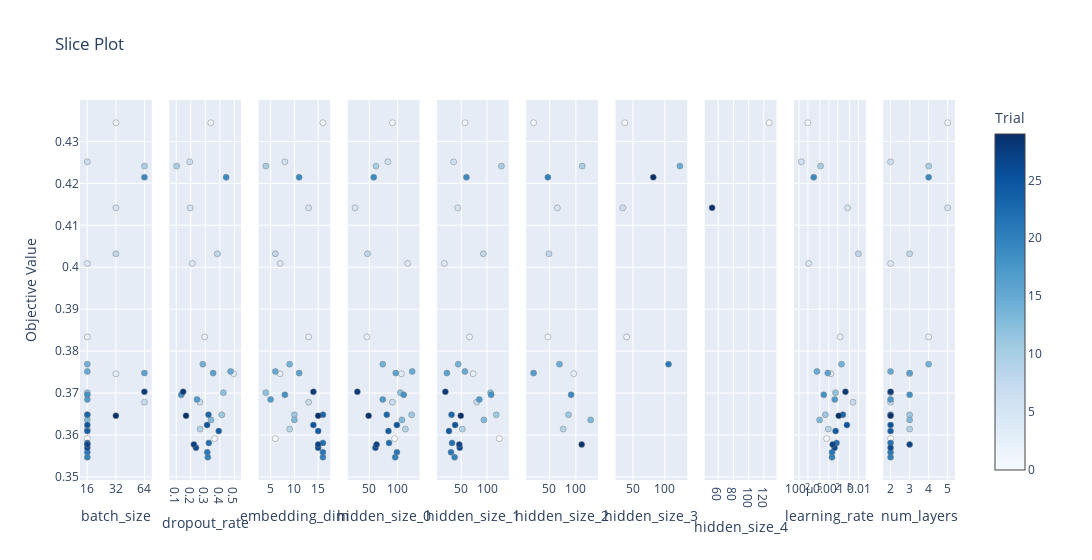

The notebook cell saved with this chart:
### Code cell
# Slice Plot
plot_slice(study).show()

### Figure 1 — Plotly figure (JSON) as saved in the notebook; plotly's stock layout.template omitted (floating-point values rounded to 4 significant figures)
{"data": [{"marker": {"color": [0, 1, 2, 3, 4, 5, 6, 7, 8, 9, 10, 11, 12, 13, 14, 15, 16, 17, 18, 19, 20, 21, 22, 23, 24, 25, 26, 27, 28, 29], "colorbar": {"title": {"text": "Trial"}, "x": 1, "xpad": 40}, "colorscale": [[0, "rgb(247,251,255)"], [0.125, "rgb(222,235,247)"], [0.25, "rgb(198,219,239)"], [0.375, "rgb(158,202,225)"], [0.5, "rgb(107,174,214)"], [0.625, "rgb(66,146,198)"], [0.75, "rgb(33,113,181)"], [0.875, "rgb(8,81,156)"], [1, "rgb(8,48,107)"]], "line": {"color": "Grey", "width": 0.5}, "showscale": true}, "mode": "markers", "name": "Feasible Trial", "showlegend": false, "type": "scatter", "x": [16, 32, 16, 32, 16, 32, 16, 64, 32, 16, 64, 16, 16, 16, 16, 16, 64, 16, 16, 64, 16, 16, 16, 16, 16, 16, 16, 16, 64, 32], "xaxis": "x", "y": [0.3591, 0.4345, 0.3834, 0.3746, 0.4009, 0.4142, 0.4251, 0.3678, 0.4032, 0.3614, 0.4241, 0.3648, 0.3701, 0.3636, 0.3769, 0.3751, 0.3748, 0.3685, 0.3696, 0.4215, 0.3547, 0.3559, 0.3581, 0.3648, 0.3609, 0.3624, 0.3569, 0.3577, 0.3703, 0.3646], "yaxis": "y"}, {"marker": {"color": [0, 1, 2, 3, 4, 5, 6, 7, 8, 9, 10, 11, 12, 13, 14, 15, 16, 17, 18, 19, 20, 21, 22, 23, 24, 25, 26, 27, 28, 29], "colorbar": {"title": {"text": "Trial"}, "x": 1, "xpad": 40}, "colorscale": [[0, "rgb(247,251,255)"], [0.125, "rgb(222,235,247)"], [0.25, "rgb(198,219,239)"], [0.375, "rgb(158,202,225)"], [0.5, "rgb(107,174,214)"], [0.625, "rgb(66,146,198)"], [0.75, "rgb(33,113,181)"], [0.875, "rgb(8,81,156)"], [1, "rgb(8,48,107)"]], "line": {"color": "Grey", "width": 0.5}, "showscale": false}, "mode": "markers", "name": "Feasible Trial", "showlegend": false, "type": "scatter", "x": [0.3634, 0.3378, 0.2957, 0.4946, 0.2104, 0.196, 0.1924, 0.2622, 0.3831, 0.2638, 0.1023, 0.413, 0.4234, 0.3389, 0.2826, 0.4734, 0.3532, 0.2425, 0.1346, 0.443, 0.317, 0.3131, 0.3239, 0.3216, 0.392, 0.3118, 0.2355, 0.221, 0.1473, 0.1671], "xaxis": "x2", "y": [0.3591, 0.4345, 0.3834, 0.3746, 0.4009, 0.4142, 0.4251, 0.3678, 0.4032, 0.3614, 0.4241, 0.3648, 0.3701, 0.3636, 0.3769, 0.3751, 0.3748, 0.3685, 0.3696, 0.4215, 0.3547, 0.3559, 0.3581, 0.3648, 0.3609, 0.3624, 0.3569, 0.3577, 0.3703, 0.3646], "yaxis": "y2"}, {"marker": {"color": [0, 1, 2, 3, 4, 5, 6, 7, 8, 9, 10, 11, 12, 13, 14, 15, 16, 17, 18, 19, 20, 21, 22, 23, 24, 25, 26, 27, 28, 29], "colorbar": {"title": {"text": "Trial"}, "x": 1, "xpad": 40}, "colorscale": [[0, "rgb(247,251,255)"], [0.125, "rgb(222,235,247)"], [0.25, "rgb(198,219,239)"], [0.375, "rgb(158,202,225)"], [0.5, "rgb(107,174,214)"], [0.625, "rgb(66,146,198)"], [0.75, "rgb(33,113,181)"], [0.875, "rgb(8,81,156)"], [1, "rgb(8,48,107)"]], "line": {"color": "Grey", "width": 0.5}, "showscale": false}, "mode": "markers", "name": "Feasible Trial", "showlegend": false, "type": "scatter", "x": [6, 16, 13, 7, 7, 13, 8, 13, 6, 9, 4, 10, 4, 10, 9, 6, 11, 5, 8, 11, 16, 16, 16, 16, 15, 14, 15, 15, 14, 15], "xaxis": "x3", "y": [0.3591, 0.4345, 0.3834, 0.3746, 0.4009, 0.4142, 0.4251, 0.3678, 0.4032, 0.3614, 0.4241, 0.3648, 0.3701, 0.3636, 0.3769, 0.3751, 0.3748, 0.3685, 0.3696, 0.4215, 0.3547, 0.3559, 0.3581, 0.3648, 0.3609, 0.3624, 0.3569, 0.3577, 0.3703, 0.3646], "yaxis": "y3"}, {"marker": {"color": [0, 1, 2, 3, 4, 5, 6, 7, 8, 9, 10, 11, 12, 13, 14, 15, 16, 17, 18, 19, 20, 21, 22, 23, 24, 25, 26, 27, 28, 29], "colorbar": {"title": {"text": "Trial"}, "x": 1, "xpad": 40}, "colorscale": [[0, "rgb(247,251,255)"], [0.125, "rgb(222,235,247)"], [0.25, "rgb(198,219,239)"], [0.375, "rgb(158,202,225)"], [0.5, "rgb(107,174,214)"], [0.625, "rgb(66,146,198)"], [0.75, "rgb(33,113,181)"], [0.875, "rgb(8,81,156)"], [1, "rgb(8,48,107)"]], "line": {"color": "Grey", "width": 0.5}, "showscale": false}, "mode": "markers", "name": "Feasible Trial", "showlegend": false, "type": "scatter", "x": [95, 91, 46, 107, 118, 25, 83, 91, 47, 114, 62, 125, 105, 108, 74, 126, 97, 74, 111, 58, 96, 99, 85, 81, 84, 99, 61, 63, 29, 49], "xaxis": "x4", "y": [0.3591, 0.4345, 0.3834, 0.3746, 0.4009, 0.4142, 0.4251, 0.3678, 0.4032, 0.3614, 0.4241, 0.3648, 0.3701, 0.3636, 0.3769, 0.3751, 0.3748, 0.3685, 0.3696, 0.4215, 0.3547, 0.3559, 0.3581, 0.3648, 0.3609, 0.3624, 0.3569, 0.3577, 0.3703, 0.3646], "yaxis": "y4"}, {"marker": {"color": [0, 1, 2, 3, 4, 5, 6, 7, 8, 9, 10, 11, 12, 13, 14, 15, 16, 17, 18, 19, 20, 21, 22, 23, 24, 25, 26, 27, 28, 29], "colorbar": {"title": {"text": "Trial"}, "x": 1, "xpad": 40}, "colorscale": [[0, "rgb(247,251,255)"], [0.125, "rgb(222,235,247)"], [0.25, "rgb(198,219,239)"], [0.375, "rgb(158,202,225)"], [0.5, "rgb(107,174,214)"], [0.625, "rgb(66,146,198)"], [0.75, "rgb(33,113,181)"], [0.875, "rgb(8,81,156)"], [1, "rgb(8,48,107)"]], "line": {"color": "Grey", "width": 0.5}, "showscale": false}, "mode": "markers", "name": "Feasible Trial", "showlegend": false, "type": "scatter", "x": [124, 57, 66, 73, 17, 43, 35, 80, 93, 52, 128, 118, 107, 94, 44, 57, 22, 85, 108, 60, 37, 30, 32, 31, 26, 38, 47, 46, 19, 49], "xaxis": "x5", "y": [0.3591, 0.4345, 0.3834, 0.3746, 0.4009, 0.4142, 0.4251, 0.3678, 0.4032, 0.3614, 0.4241, 0.3648, 0.3701, 0.3636, 0.3769, 0.3751, 0.3748, 0.3685, 0.3696, 0.4215, 0.3547, 0.3559, 0.3581, 0.3648, 0.3609, 0.3624, 0.3569, 0.3577, 0.3703, 0.3646], "yaxis": "y5"}, {"marker": {"color": [1, 2, 3, 5, 8, 9, 10, 11, 13, 14, 16, 18, 19, 27], "colorbar": {"title": {"text": "Trial"}, "x": 1, "xpad": 40}, "colorscale": [[0, "rgb(247,251,255)"], [0.125, "rgb(222,235,247)"], [0.25, "rgb(198,219,239)"], [0.375, "rgb(158,202,225)"], [0.5, "rgb(107,174,214)"], [0.625, "rgb(66,146,198)"], [0.75, "rgb(33,113,181)"], [0.875, "rgb(8,81,156)"], [1, "rgb(8,48,107)"]], "line": {"color": "Grey", "width": 0.5}, "showscale": false}, "mode": "markers", "name": "Feasible Trial", "showlegend": false, "type": "scatter", "x": [20, 47, 96, 65, 49, 76, 112, 86, 128, 69, 20, 91, 47, 111], "xaxis": "x6", "y": [0.4345, 0.3834, 0.3746, 0.4142, 0.4032, 0.3614, 0.4241, 0.3648, 0.3636, 0.3769, 0.3748, 0.3696, 0.4215, 0.3577], "yaxis": "y6"}, {"marker": {"color": [1, 2, 5, 10, 14, 19], "colorbar": {"title": {"text": "Trial"}, "x": 1, "xpad": 40}, "colorscale": [[0, "rgb(247,251,255)"], [0.125, "rgb(222,235,247)"], [0.25, "rgb(198,219,239)"], [0.375, "rgb(158,202,225)"], [0.5, "rgb(107,174,214)"], [0.625, "rgb(66,146,198)"], [0.75, "rgb(33,113,181)"], [0.875, "rgb(8,81,156)"], [1, "rgb(8,48,107)"]], "line": {"color": "Grey", "width": 0.5}, "showscale": false}, "mode": "markers", "name": "Feasible Trial", "showlegend": false, "type": "scatter", "x": [37, 40, 34, 124, 106, 82], "xaxis": "x7", "y": [0.4345, 0.3834, 0.4142, 0.4241, 0.3769, 0.4215], "yaxis": "y7"}, {"marker": {"color": [1, 5], "colorbar": {"title": {"text": "Trial"}, "x": 1, "xpad": 40}, "colorscale": [[0, "rgb(247,251,255)"], [0.125, "rgb(222,235,247)"], [0.25, "rgb(198,219,239)"], [0.375, "rgb(158,202,225)"], [0.5, "rgb(107,174,214)"], [0.625, "rgb(66,146,198)"], [0.75, "rgb(33,113,181)"], [0.875, "rgb(8,81,156)"], [1, "rgb(8,48,107)"]], "line": {"color": "Grey", "width": 0.5}, "showscale": false}, "mode": "markers", "name": "Feasible Trial", "showlegend": false, "type": "scatter", "x": [127, 52], "xaxis": "x8", "y": [0.4345, 0.4142], "yaxis": "y8"}, {"marker": {"color": [0, 1, 2, 3, 4, 5, 6, 7, 8, 9, 10, 11, 12, 13, 14, 15, 16, 17, 18, 19, 20, 21, 22, 23, 24, 25, 26, 27, 28, 29], "colorbar": {"title": {"text": "Trial"}, "x": 1, "xpad": 40}, "colorscale": [[0, "rgb(247,251,255)"], [0.125, "rgb(222,235,247)"], [0.25, "rgb(198,219,239)"], [0.375, "rgb(158,202,225)"], [0.5, "rgb(107,174,214)"], [0.625, "rgb(66,146,198)"], [0.75, "rgb(33,113,181)"], [0.875, "rgb(8,81,156)"], [1, "rgb(8,48,107)"]], "line": {"color": "Grey", "width": 0.5}, "showscale": false}, "mode": "markers", "name": "Feasible Trial", "showlegend": false, "type": "scatter", "x": [0.0008496, 0.0001982, 0.002408, 0.001164, 0.0002114, 0.004297, 0.00012, 0.006491, 0.009877, 0.0009672, 0.0005281, 0.0007737, 0.001681, 0.0004931, 0.002671, 0.0004, 0.0009282, 0.001586, 0.0006776, 0.0003126, 0.001283, 0.001285, 0.001823, 0.002974, 0.001698, 0.004067, 0.001576, 0.001345, 0.00363, 0.00216], "xaxis": "x9", "y": [0.3591, 0.4345, 0.3834, 0.3746, 0.4009, 0.4142, 0.4251, 0.3678, 0.4032, 0.3614, 0.4241, 0.3648, 0.3701, 0.3636, 0.3769, 0.3751, 0.3748, 0.3685, 0.3696, 0.4215, 0.3547, 0.3559, 0.3581, 0.3648, 0.3609, 0.3624, 0.3569, 0.3577, 0.3703, 0.3646], "yaxis": "y9"}, {"marker": {"color": [0, 1, 2, 3, 4, 5, 6, 7, 8, 9, 10, 11, 12, 13, 14, 15, 16, 17, 18, 19, 20, 21, 22, 23, 24, 25, 26, 27, 28, 29], "colorbar": {"title": {"text": "Trial"}, "x": 1, "xpad": 40}, "colorscale": [[0, "rgb(247,251,255)"], [0.125, "rgb(222,235,247)"], [0.25, "rgb(198,219,239)"], [0.375, "rgb(158,202,225)"], [0.5, "rgb(107,174,214)"], [0.625, "rgb(66,146,198)"], [0.75, "rgb(33,113,181)"], [0.875, "rgb(8,81,156)"], [1, "rgb(8,48,107)"]], "line": {"color": "Grey", "width": 0.5}, "showscale": false}, "mode": "markers", "name": "Feasible Trial", "showlegend": false, "type": "scatter", "x": [2, 5, 4, 3, 2, 5, 2, 2, 3, 3, 4, 3, 2, 3, 4, 2, 3, 2, 3, 4, 2, 2, 2, 2, 2, 2, 2, 3, 2, 2], "xaxis": "x10", "y": [0.3591, 0.4345, 0.3834, 0.3746, 0.4009, 0.4142, 0.4251, 0.3678, 0.4032, 0.3614, 0.4241, 0.3648, 0.3701, 0.3636, 0.3769, 0.3751, 0.3748, 0.3685, 0.3696, 0.4215, 0.3547, 0.3559, 0.3581, 0.3648, 0.3609, 0.3624, 0.3569, 0.3577, 0.3703, 0.3646], "yaxis": "y10"}], "layout": {"title": {"text": "Slice Plot"}, "width": 3000, "xaxis": {"anchor": "y", "categoryarray": [16, 32, 64], "categoryorder": "array", "domain": [0, 0.082], "title": {"text": "batch_size"}, "type": "category"}, "xaxis10": {"anchor": "y10", "domain": [0.918, 1.0], "title": {"text": "num_layers"}}, "xaxis2": {"anchor": "y2", "domain": [0.102, 0.184], "title": {"text": "dropout_rate"}}, "xaxis3": {"anchor": "y3", "domain": [0.204, 0.286], "title": {"text": "embedding_dim"}}, "xaxis4": {"anchor": "y4", "domain": [0.306, 0.388], "title": {"text": "hidden_size_0"}}, "xaxis5": {"anchor": "y5", "domain": [0.408, 0.49], "title": {"text": "hidden_size_1"}}, "xaxis6": {"anchor": "y6", "domain": [0.51, 0.592], "title": {"text": "hidden_size_2"}}, "xaxis7": {"anchor": "y7", "domain": [0.612, 0.694], "title": {"text": "hidden_size_3"}}, "xaxis8": {"anchor": "y8", "domain": [0.714, 0.796], "title": {"text": "hidden_size_4"}}, "xaxis9": {"anchor": "y9", "domain": [0.816, 0.898], "title": {"text": "learning_rate"}, "type": "log"}, "yaxis": {"anchor": "x", "domain": [0, 1], "title": {"text": "Objective Value"}}, "yaxis10": {"anchor": "x10", "domain": [0, 1], "matches": "y", "showticklabels": false}, "yaxis2": {"anchor": "x2", "domain": [0, 1], "matches": "y", "showticklabels": false}, "yaxis3": {"anchor": "x3", "domain": [0, 1], "matches": "y", "showticklabels": false}, "yaxis4": {"anchor": "x4", "domain": [0, 1], "matches": "y", "showticklabels": false}, "yaxis5": {"anchor": "x5", "domain": [0, 1], "matches": "y", "showticklabels": false}, "yaxis6": {"anchor": "x6", "domain": [0, 1], "matches": "y", "showticklabels": false}, "yaxis7": {"anchor": "x7", "domain": [0, 1], "matches": "y", "showticklabels": false}, "yaxis8": {"anchor": "x8", "domain": [0, 1], "matches": "y", "showticklabels": false}, "yaxis9": {"anchor": "x9", "domain": [0, 1], "matches": "y", "showticklabels": false}}}
